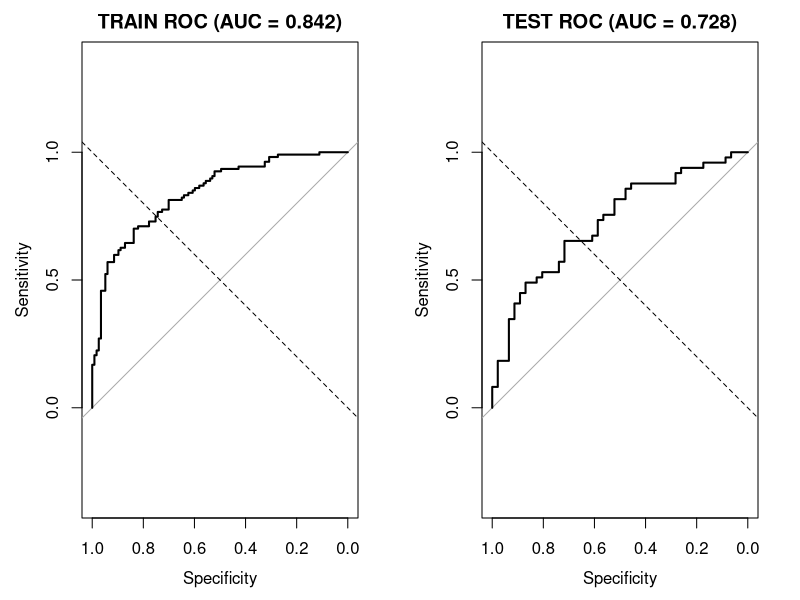

Write R code to recreate this figure.
#######################################################################
# SVM for high_yield                                                  #
# - Clean data                                                        #
# - Train/Test split (70/30)                                          #
# - 10-fold CV on TRAIN to tune cost (linear kernel)                  #
# - Evaluate on TRAIN and TEST: Confusion matrix, Accuracy, ROC/AUC.  #
# Robust to "new levels" via one-hot encoding from TRAIN template.    #
#######################################################################

# Packages 
install.packages(c("e1071","pROC","readr"))  # run once if needed
library(e1071)
library(pROC)
library(readr)

# Load 
Data <- read_csv("Animal_data.csv")

# Ensure target is factor with "Low","High" (so High is the positive class)
Data$high_yield <- factor(Data$high_yield, levels = c("Low","High"))

# Drop rows with missing target
Data <- Data[!is.na(Data$high_yield), ]

# Train/Test split (70/30) 
set.seed(123)
n   <- nrow(Data)
idx <- sample(seq_len(n), size = floor(0.7 * n))
TrainDF <- Data[idx, ]
TestDF  <- Data[-idx, ]

# Build X/y and make encodings stable 
# Drop target for X frames
X_train_df <- subset(TrainDF, select = -high_yield)
X_test_df  <- subset(TestDF,  select = -high_yield)

# Convert character columns to factors in TRAIN (template)
char_cols <- names(X_train_df)[sapply(X_train_df, is.character)]
for (nm in char_cols) X_train_df[[nm]] <- factor(X_train_df[[nm]])

# For TEST: coerce matching character columns to factor, then align factor levels to TRAIN
for (nm in intersect(char_cols, names(X_test_df))) {
  if (is.character(X_test_df[[nm]])) X_test_df[[nm]] <- factor(X_test_df[[nm]])
}
for (nm in names(X_train_df)[sapply(X_train_df, is.factor)]) {
  if (nm %in% names(X_test_df) && is.factor(X_test_df[[nm]])) {
    X_test_df[[nm]] <- factor(X_test_df[[nm]], levels = levels(X_train_df[[nm]]))
  }
}

# Drop rows with any NA in predictors and keep y aligned
cc_train <- complete.cases(X_train_df)
X_train_df <- X_train_df[cc_train, , drop = FALSE]
y_train    <- TrainDF$high_yield[cc_train]

cc_test <- complete.cases(X_test_df)
X_test_df <- X_test_df[cc_test, , drop = FALSE]
y_test    <- TestDF$high_yield[cc_test]

# One-hot encode from TRAIN template (no intercept)
X_train <- model.matrix(~ . - 1, data = X_train_df)
X_test  <- model.matrix(~ . - 1, data = X_test_df)

# Ensure TEST has same columns as TRAIN (add any missing dummies as zeros)
missing_in_test <- setdiff(colnames(X_train), colnames(X_test))
if (length(missing_in_test) > 0) {
  X_test <- cbind(
    X_test,
    matrix(0, nrow = nrow(X_test), ncol = length(missing_in_test),
           dimnames = list(NULL, missing_in_test))
  )
}
# Order columns identically
X_test <- X_test[, colnames(X_train), drop = FALSE]

# 10-fold Cross-Validation on TRAIN to tune cost 
set.seed(123)
K <- 10
fold_id <- sample(rep(1:K, length.out = nrow(X_train)))
cost_grid <- 10^seq(-2, 2, by = 1)  # 0.01, 0.1, 1, 10, 100

cv_acc <- numeric(length(cost_grid))

for (ci in seq_along(cost_grid)) {
  Cval <- cost_grid[ci]
  acc_fold <- numeric(K)
  for (k in 1:K) {
    tr_idx <- which(fold_id != k)
    va_idx <- which(fold_id ==  k)
    
    x_tr <- X_train[tr_idx, , drop = FALSE]
    y_tr <- y_train[tr_idx]
    x_va <- X_train[va_idx, , drop = FALSE]
    y_va <- y_train[va_idx]
    
    fit_k <- svm(x = x_tr, y = y_tr,
                 kernel = "linear",
                 cost = Cval,
                 scale = TRUE)  # standardize using TRAIN stats
    
    pred_va <- predict(fit_k, newdata = x_va)
    cm_va   <- table(Actual = y_va, Pred = pred_va)
    acc_fold[k] <- sum(diag(cm_va)) / sum(cm_va)
  }
  cv_acc[ci] <- mean(acc_fold)
}

best_cost <- cost_grid[which.max(cv_acc)]

cat("\n==== 10-fold CV on TRAIN ====\n")
print(data.frame(cost = cost_grid, CV_Accuracy = round(cv_acc, 4)))
cat("Best cost: ", best_cost, " | Best CV Accuracy: ",
    round(max(cv_acc), 4), "\n", sep = "")

# Refit final SVM on full TRAIN with best cost 
svm_fit <- svm(x = X_train, y = y_train,
               kernel = "linear",
               cost = best_cost,
               scale = TRUE,
               probability = TRUE)

# TRAIN performance 
pred_train <- predict(svm_fit, newdata = X_train, probability = TRUE)
stopifnot(length(pred_train) == length(y_train))

cm_train  <- table(Actual = y_train, Predicted = pred_train)
acc_train <- sum(diag(cm_train)) / sum(cm_train)

probs_train <- attr(pred_train, "probabilities")[, "High"]  # High = positive
roc_train   <- roc(response = y_train, predictor = probs_train,
                   levels = c("Low","High"), direction = "<")
auc_train   <- auc(roc_train)

cat("\n==== TRAIN performance ====\n")
print(cm_train)
cat(sprintf("Train Accuracy: %.3f\n", acc_train))
cat(sprintf("Train AUC: %.3f\n", as.numeric(auc_train)))

# TEST performance
pred_test <- predict(svm_fit, newdata = X_test, probability = TRUE)
stopifnot(length(pred_test) == length(y_test))

cm_test  <- table(Actual = y_test, Predicted = pred_test)
acc_test <- sum(diag(cm_test)) / sum(cm_test)

probs_test <- attr(pred_test, "probabilities")[, "High"]
roc_test   <- roc(response = y_test, predictor = probs_test,
                  levels = c("Low","High"), direction = "<")
auc_test <- auc(roc_test)

cat("\n==== TEST performance ====\n")
print(cm_test)
cat(sprintf("Test Accuracy: %.3f\n", acc_test))
cat(sprintf("Test AUC: %.3f\n", as.numeric(auc_test)))

# Plot ROC curves 
par(mfrow = c(1,2))
plot(roc_train, main = sprintf("TRAIN ROC (AUC = %.3f)", as.numeric(auc_train)))
abline(a = 0, b = 1, lty = 2)
plot(roc_test,  main = sprintf("TEST ROC (AUC = %.3f)",  as.numeric(auc_test)))
abline(a = 0, b = 1, lty = 2)
par(mfrow = c(1,1))

# (Optional) Extract linear hyperplane parameters 
# w = sum_i alpha_i y_i x_i ;  b = -rho  (e1071 convention)
SV    <- as.matrix(svm_fit$SV)
alpha <- as.numeric(svm_fit$coefs)
w     <- colSums(sweep(SV, 1, alpha, `*`))
b     <- -svm_fit$rho
cat("\nHyperplane (linear): f(x) = w.x + b\nw (length ", length(w), ")\n", sep = "")
print(w)
cat("b = ", b, "\n", sep = "")

